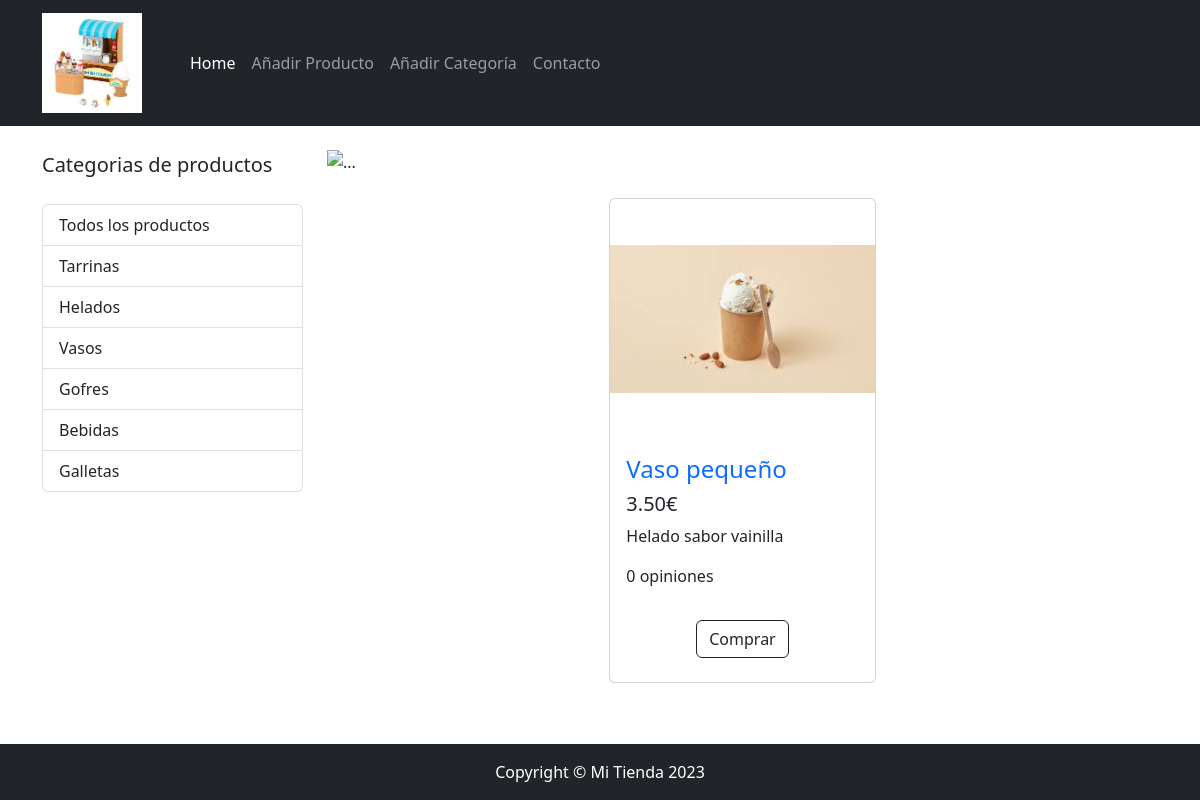
Page /tienda/index.php?id_cat=3 on the committed database.
### tables this page shows
CREATE TABLE `categorias` (
  `id_categoria` int(6) NOT NULL,
  `nombre` varchar(30) NOT NULL,
  `descripcion` text NOT NULL
);

CREATE TABLE `productos` (
  `id_producto` int(6) NOT NULL,
  `categoria_id` int(6) NOT NULL,
  `nombre` varchar(50) NOT NULL,
  `descripcion` text NOT NULL,
  `precio` decimal(6,2) NOT NULL,
  `url_foto` text NOT NULL,
  `n_opiniones` smallint(5) NOT NULL,
  `fecha` timestamp NOT NULL DEFAULT current_timestamp()
);

### tienda/index.php (the view, shortened to what this page needs)
<?php include("_header.php"); ?>
  <div class="container">
    <div class="row">
      <div class="col-lg-3">
        <p class="lead my-4">Categorias de productos</p>
        <div class="list-group">
          <a href="index.php" class="list-group-item">Todos los productos</a>
		<?php $sql = "SELECT * FROM categorias";
			  $resultado = mysqli_query($mysqli, $sql);
			  while ($row = mysqli_fetch_assoc($resultado))
			  { ?>
				<a href="index.php?id_cat=<?php echo $row['id_categoria']; ?>" class="list-group-item"><?php echo $row['nombre']; ?></a>
		<?php } ?>
        </div>
      </div>
      <div class="col-lg-9">
		<div id="carouselExampleIndicators" class="carousel slide my-4" data-bs-ride="carousel">
		  <div class="carousel-indicators">
			<button type="button" data-bs-target="#carouselExampleIndicators" data-bs-slide-to="0" class="active" aria-current="true" aria-label="Slide 1"></button>
			<button type="button" data-bs-target="#carouselExampleIndicators" data-bs-slide-to="1" aria-label="Slide 2"></button>
		  </div>
		  <div class="carousel-inner">
			<div class="carousel-item active">
			  <img src="./img/slider/heladeria.jpeg" class="d-block w-100" alt="...">
			</div>
		  </div>
		  <button class="carousel-control-prev" type="button" data-bs-target="#carouselExampleIndicators" data-bs-slide="prev">
			<span class="carousel-control-prev-icon" aria-hidden="true"></span>
		  </button>
		  <button class="carousel-control-next" type="button" data-bs-target="#carouselExampleIndicators" data-bs-slide="next">
			<span class="carousel-control-next-icon" aria-hidden="true"></span>
		  </button>
		</div>
        <div class="row gx-4 gx-lg-3 row-cols-1 row-cols-md-2 row-cols-lg-3 justify-content-center">
		<?php
			if(isset($_REQUEST['id_cat'])){
				$sql_prod = "SELECT * FROM productos WHERE categoria_id=".$_REQUEST['id_cat'];
			}else{
				$sql_prod = "SELECT * FROM productos";
			}
			$resultado_prod = mysqli_query($mysqli, $sql_prod);
			if(mysqli_num_rows($resultado_prod)>0)
			{
				while ($row_prod = mysqli_fetch_assoc($resultado_prod))
				{
				?>
			  <div class="col mb-5">
				<div class="card h-100">
				  <a href="#"><img class="card-img-top" src="./img/productes/<?php echo $row_prod['url_foto']; ?>" alt=""></a>
				  <div class="card-body">
					<h4 class="card-title">
					  <a href="#" class="text-decoration-none"><?php echo $row_prod['nombre']; ?></a>
					</h4>
					<h5><?php echo $row_prod['precio']; ?>€</h5>
					<p class="card-text"><?php echo $row_prod['descripcion']; ?></p>
					<p class="pull-right"><?php echo $row_prod['n_opiniones']; ?> opiniones</p>
				  </div>
				  <div class="card-footer p-4 pt-0 border-top-0 bg-transparent">
						<div class="text-center"><a class="btn btn-outline-dark mt-auto" href="https://www.paypal.com/cgi-bin/webscr?cmd=_xclick&business=ismaelkm%40hotmail%2ecom&lc=ES&item_name=<?php echo $row_prod['nombre']; ?>&amount=<?php echo $row_prod['precio']; ?>&currency_code=EUR&button_subtype=services&no_note=0&bn=PP%2dBuyNowBF%3abtn_buynowCC_LG%2egif%3aNonHostedGuest" target="_blank">Comprar</a></div>
					</div>
				</div>
			  </div>
			<?php
				}
			}else{ ?>
				<div class="col-sm-12"><h2>No hay productos en esta categoría</h2></div>
			<?php
			}
			?>
        </div>
      </div>
    </div>
  </div>
<?php include("_footer.php"); ?>

### tienda/css/shop-homepage.css (style rules this page uses)
.card-img-top { width: 100%; object-fit: contain; }
@media (min-width: 768px) { .card-img-top { height: 20vw; } }

### rows in the picture
categorias: nombre "Tarrinas"
categorias: nombre "Helados"
categorias: nombre "Vasos"
categorias: nombre "Gofres"
categorias: nombre "Bebidas"
categorias: nombre "Galletas"
productos: url_foto (picture), nombre "Vaso pequeño", precio "3.50", descripcion "Helado sabor vainilla", n_opiniones "0"
